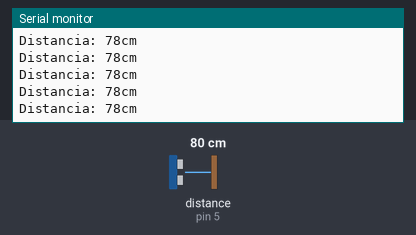
A sketch run on a simulated Arduino Uno, built with avr-gcc and run on an emulated ATmega328P. Shown: the last lines printed to the serial monitor. Wiring (inferred from the names in the program): ultrasonic range finder: trigger pin 6; echo pin 5. The inputs (shaded band) are chosen by the test bench; at power-on: distance to the obstacle (sensor on pin 5) 80 cm. The echo pulse lasts 58.3 µs per cm.

Above: at 1.2 s.
1.3 s: distance to the obstacle (sensor on pin 5) set to 299 cm
At 1.62 s:
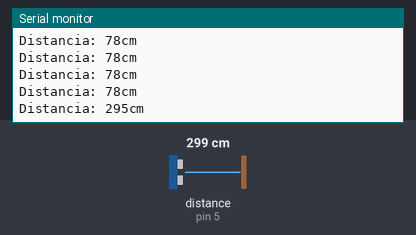
4.3 s: distance to the obstacle (sensor on pin 5) set to 2 cm
At 4.45 s:
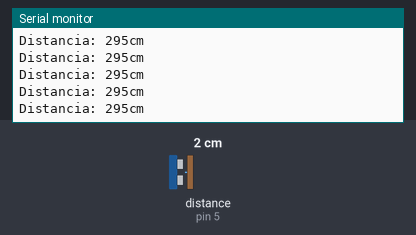
Timing chart, 0 to 7.3 s (numbered marks = the images above; inputs shaded):
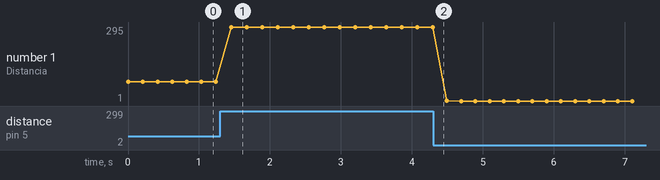

The sketch:

Encender_y_apagar_led_en_funcion_de_la_distancia.ino
```cpp
const int Trigger = 6;   //Pin digital 2 para el Trigger del sensor
const int Echo = 5;   //Pin digital 3 para el Echo del sensor
const int Led = 3;

void setup() {
  Serial.begin(9600);//iniciailzamos la comunicación
  pinMode(Trigger, OUTPUT); //pin como salida
  pinMode(Echo, INPUT);  //pin como entrada
  digitalWrite(Trigger, LOW);//Inicializamos el pin con 0
}

void loop()
{

  long t; //timepo que demora en llegar el eco
  long d; //distancia en centimetros

  digitalWrite(Trigger, HIGH);
  delayMicroseconds(10);          //Enviamos un pulso de 10us
  digitalWrite(Trigger, LOW);

  t = pulseIn(Echo, HIGH); //obtenemos el ancho del pulso
  d = t/59;             //escalamos el tiempo a una distancia en cm

  Serial.print("Distancia: ");
  Serial.print(d);      //Enviamos serialmente el valor de la distancia
  Serial.print("cm");
  Serial.println();
  delay(100);          //Hacemos una pausa de 100ms

  if (d < 15) {
    digitalWrite(Led, HIGH);
  }

  else{
    digitalWrite(Led, LOW);
  }
  delay(100);
}
```

Measured:
- after the input at 1.3 s, the serial monitor: prints a new line after 0.16 s (image 1)
- plotted number 1: 78 → 295 after the input at 1.3 s, 295 → 1 after the input at 4.3 s
